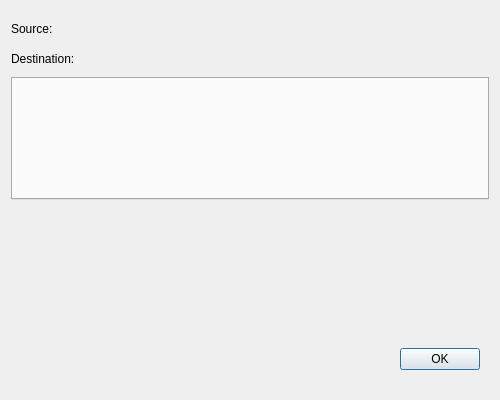
<?xml version="1.0" encoding="UTF-8"?>
<ui version="4.0">
 <class>ImageClipDialog</class>
 <widget class="QDialog" name="ImageClipDialog">
  <property name="geometry">
   <rect>
    <x>0</x>
    <y>0</y>
    <width>500</width>
    <height>400</height>
   </rect>
  </property>
  <property name="windowTitle">
   <string>Image Clip</string>
  </property>
  <layout class="QVBoxLayout" name="verticalLayout">
   <item>
    <widget class="wProgressBar" name="progress" native="true">
     <property name="maximumSize">
      <size>
       <width>16777215</width>
       <height>2</height>
      </size>
     </property>
    </widget>
   </item>
   <item>
    <layout class="QFormLayout" name="formLayout">
     <item row="0" column="0">
      <widget class="QLabel" name="label_2">
       <property name="text">
        <string>Source:</string>
       </property>
      </widget>
     </item>
     <item row="1" column="0">
      <widget class="QLabel" name="label">
       <property name="text">
        <string>Destination:</string>
       </property>
      </widget>
     </item>
     <item row="0" column="1">
      <widget class="ady::DirSelector" name="source" native="true">
       <property name="sizePolicy">
        <sizepolicy hsizetype="Preferred" vsizetype="Fixed">
         <horstretch>0</horstretch>
         <verstretch>0</verstretch>
        </sizepolicy>
       </property>
       <property name="minimumSize">
        <size>
         <width>0</width>
         <height>24</height>
        </size>
       </property>
       <property name="maximumSize">
        <size>
         <width>16777215</width>
         <height>24</height>
        </size>
       </property>
      </widget>
     </item>
     <item row="1" column="1">
      <widget class="ady::DirSelector" name="destination" native="true">
       <property name="minimumSize">
        <size>
         <width>0</width>
         <height>24</height>
        </size>
       </property>
       <property name="maximumSize">
        <size>
         <width>16777215</width>
         <height>24</height>
        </size>
       </property>
      </widget>
     </item>
    </layout>
   </item>
   <item>
    <widget class="QTabWidget" name="tabWidget"/>
   </item>
   <item>
    <spacer name="verticalSpacer">
     <property name="orientation">
      <enum>Qt::Vertical</enum>
     </property>
     <property name="sizeHint" stdset="0">
      <size>
       <width>20</width>
       <height>81</height>
      </size>
     </property>
    </spacer>
   </item>
   <item>
    <widget class="QWidget" name="footer" native="true">
     <property name="minimumSize">
      <size>
       <width>0</width>
       <height>60</height>
      </size>
     </property>
     <layout class="QHBoxLayout" name="horizontalLayout">
      <item>
       <spacer name="horizontalSpacer">
        <property name="orientation">
         <enum>Qt::Horizontal</enum>
        </property>
        <property name="sizeHint" stdset="0">
         <size>
          <width>275</width>
          <height>20</height>
         </size>
        </property>
       </spacer>
      </item>
      <item>
       <widget class="QPushButton" name="ok">
        <property name="text">
         <string>OK</string>
        </property>
       </widget>
      </item>
     </layout>
    </widget>
   </item>
  </layout>
 </widget>
 <customwidgets>
  <customwidget>
   <class>ady::DirSelector</class>
   <extends>QWidget</extends>
   <header>components/dir_selector.h</header>
   <container>1</container>
  </customwidget>
  <customwidget>
   <class>wProgressBar</class>
   <extends>QWidget</extends>
   <header location="global">w_progress_bar.h</header>
   <container>1</container>
  </customwidget>
 </customwidgets>
 <resources/>
 <connections/>
</ui>
